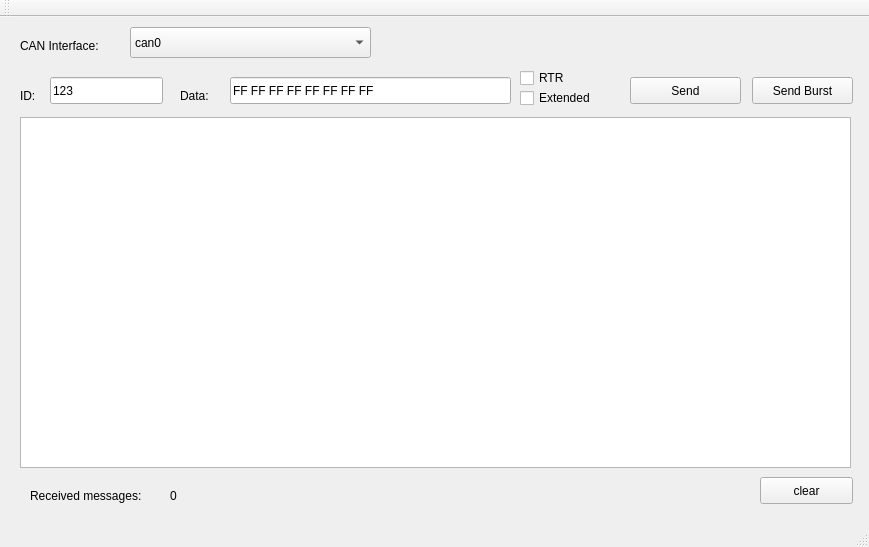
<?xml version="1.0" encoding="UTF-8"?>
<ui version="4.0">
 <class>MainWindow</class>
 <widget class="QMainWindow" name="MainWindow">
  <property name="geometry">
   <rect>
    <x>0</x>
    <y>0</y>
    <width>869</width>
    <height>547</height>
   </rect>
  </property>
  <property name="windowTitle">
   <string>MainWindow</string>
  </property>
  <widget class="QWidget" name="centralWidget">
   <widget class="QPushButton" name="sendButton">
    <property name="geometry">
     <rect>
      <x>630</x>
      <y>60</y>
      <width>111</width>
      <height>27</height>
     </rect>
    </property>
    <property name="text">
     <string>Send</string>
    </property>
   </widget>
   <widget class="QLineEdit" name="idEdit">
    <property name="geometry">
     <rect>
      <x>50</x>
      <y>60</y>
      <width>113</width>
      <height>27</height>
     </rect>
    </property>
    <property name="text">
     <string>123</string>
    </property>
   </widget>
   <widget class="QLineEdit" name="dataEdit">
    <property name="geometry">
     <rect>
      <x>230</x>
      <y>60</y>
      <width>281</width>
      <height>27</height>
     </rect>
    </property>
    <property name="text">
     <string>FF FF FF FF FF FF FF FF</string>
    </property>
   </widget>
   <widget class="QComboBox" name="comboBox">
    <property name="geometry">
     <rect>
      <x>130</x>
      <y>10</y>
      <width>241</width>
      <height>31</height>
     </rect>
    </property>
    <property name="currentIndex">
     <number>1</number>
    </property>
    <item>
     <property name="text">
      <string>none</string>
     </property>
    </item>
    <item>
     <property name="text">
      <string>can0</string>
     </property>
    </item>
    <item>
     <property name="text">
      <string>can1</string>
     </property>
    </item>
    <item>
     <property name="text">
      <string>can2</string>
     </property>
    </item>
    <item>
     <property name="text">
      <string>can3</string>
     </property>
    </item>
   </widget>
   <widget class="QLabel" name="label">
    <property name="geometry">
     <rect>
      <x>30</x>
      <y>470</y>
      <width>141</width>
      <height>17</height>
     </rect>
    </property>
    <property name="text">
     <string>Received messages:</string>
    </property>
   </widget>
   <widget class="QLabel" name="label_2">
    <property name="geometry">
     <rect>
      <x>170</x>
      <y>470</y>
      <width>62</width>
      <height>17</height>
     </rect>
    </property>
    <property name="text">
     <string>0</string>
    </property>
   </widget>
   <widget class="QPushButton" name="clearButton">
    <property name="geometry">
     <rect>
      <x>760</x>
      <y>460</y>
      <width>93</width>
      <height>27</height>
     </rect>
    </property>
    <property name="text">
     <string>clear</string>
    </property>
   </widget>
   <widget class="QLabel" name="label_3">
    <property name="geometry">
     <rect>
      <x>20</x>
      <y>70</y>
      <width>62</width>
      <height>17</height>
     </rect>
    </property>
    <property name="text">
     <string>ID:</string>
    </property>
   </widget>
   <widget class="QLabel" name="label_4">
    <property name="geometry">
     <rect>
      <x>180</x>
      <y>70</y>
      <width>62</width>
      <height>17</height>
     </rect>
    </property>
    <property name="text">
     <string>Data:</string>
    </property>
   </widget>
   <widget class="QLabel" name="label_5">
    <property name="geometry">
     <rect>
      <x>20</x>
      <y>20</y>
      <width>101</width>
      <height>17</height>
     </rect>
    </property>
    <property name="text">
     <string>CAN Interface:</string>
    </property>
   </widget>
   <widget class="QPlainTextEdit" name="logEdit">
    <property name="geometry">
     <rect>
      <x>20</x>
      <y>100</y>
      <width>831</width>
      <height>351</height>
     </rect>
    </property>
    <property name="undoRedoEnabled">
     <bool>false</bool>
    </property>
    <property name="readOnly">
     <bool>true</bool>
    </property>
   </widget>
   <widget class="QPushButton" name="sendBurstButton">
    <property name="geometry">
     <rect>
      <x>752</x>
      <y>60</y>
      <width>101</width>
      <height>27</height>
     </rect>
    </property>
    <property name="text">
     <string>Send Burst</string>
    </property>
   </widget>
   <widget class="QCheckBox" name="ExtendedcheckBox">
    <property name="geometry">
     <rect>
      <x>520</x>
      <y>70</y>
      <width>94</width>
      <height>22</height>
     </rect>
    </property>
    <property name="text">
     <string>Extended</string>
    </property>
   </widget>
   <widget class="QCheckBox" name="RTRcheckBox">
    <property name="geometry">
     <rect>
      <x>520</x>
      <y>50</y>
      <width>94</width>
      <height>22</height>
     </rect>
    </property>
    <property name="text">
     <string>RTR</string>
    </property>
   </widget>
  </widget>
  <widget class="QMenuBar" name="menuBar">
   <property name="geometry">
    <rect>
     <x>0</x>
     <y>0</y>
     <width>869</width>
     <height>25</height>
    </rect>
   </property>
  </widget>
  <widget class="QToolBar" name="mainToolBar">
   <attribute name="toolBarArea">
    <enum>TopToolBarArea</enum>
   </attribute>
   <attribute name="toolBarBreak">
    <bool>false</bool>
   </attribute>
  </widget>
  <widget class="QStatusBar" name="statusBar"/>
 </widget>
 <layoutdefault spacing="6" margin="11"/>
 <resources/>
 <connections/>
</ui>
